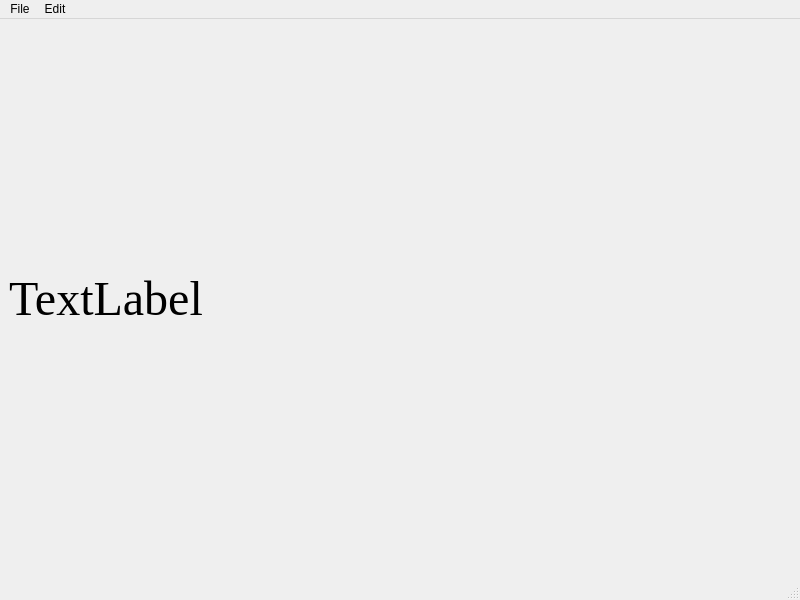
<?xml version="1.0" encoding="UTF-8"?>
<ui version="4.0">
 <class>MainWindow</class>
 <widget class="QMainWindow" name="MainWindow">
  <property name="geometry">
   <rect>
    <x>0</x>
    <y>0</y>
    <width>800</width>
    <height>600</height>
   </rect>
  </property>
  <property name="windowTitle">
   <string>MainWindow</string>
  </property>
  <widget class="QWidget" name="centralwidget">
   <layout class="QVBoxLayout" name="verticalLayout">
    <item>
     <widget class="QLabel" name="label">
      <property name="font">
       <font>
        <family>Times New Roman</family>
        <pointsize>36</pointsize>
       </font>
      </property>
      <property name="text">
       <string>TextLabel</string>
      </property>
     </widget>
    </item>
   </layout>
  </widget>
  <widget class="QMenuBar" name="menubar">
   <property name="geometry">
    <rect>
     <x>0</x>
     <y>0</y>
     <width>800</width>
     <height>26</height>
    </rect>
   </property>
   <widget class="QMenu" name="menuFile">
    <property name="title">
     <string>File</string>
    </property>
    <addaction name="actionNew"/>
    <addaction name="actionSave"/>
   </widget>
   <widget class="QMenu" name="menuEdit">
    <property name="title">
     <string>Edit</string>
    </property>
    <addaction name="actionCopy"/>
    <addaction name="actionPaste"/>
   </widget>
   <addaction name="menuFile"/>
   <addaction name="menuEdit"/>
  </widget>
  <widget class="QStatusBar" name="statusbar"/>
  <action name="actionNew">
   <property name="text">
    <string>New</string>
   </property>
   <property name="statusTip">
    <string>New file</string>
   </property>
   <property name="shortcut">
    <string>Ctrl+N</string>
   </property>
  </action>
  <action name="actionSave">
   <property name="text">
    <string>Save</string>
   </property>
   <property name="statusTip">
    <string>asdfasdf</string>
   </property>
  </action>
  <action name="actionCopy">
   <property name="text">
    <string>Copy</string>
   </property>
  </action>
  <action name="actionPaste">
   <property name="text">
    <string>Paste</string>
   </property>
  </action>
 </widget>
 <resources/>
 <connections/>
</ui>
